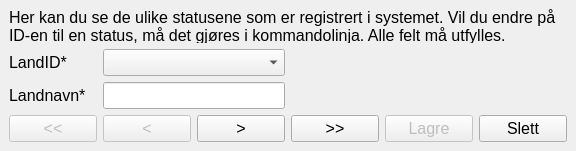
<?xml version="1.0" encoding="UTF-8"?>
<ui version="4.0">
 <class>ShowCountries</class>
 <widget class="QMainWindow" name="ShowCountries">
  <property name="geometry">
   <rect>
    <x>0</x>
    <y>0</y>
    <width>576</width>
    <height>151</height>
   </rect>
  </property>
  <property name="minimumSize">
   <size>
    <width>548</width>
    <height>151</height>
   </size>
  </property>
  <property name="font">
   <font>
    <family>Arial</family>
    <pointsize>12</pointsize>
   </font>
  </property>
  <property name="windowTitle">
   <string>Vis innlagte land</string>
  </property>
  <property name="windowIcon">
   <iconset>
    <normaloff>jobber.png</normaloff>jobber.png</iconset>
  </property>
  <widget class="QWidget" name="centralwidget">
   <layout class="QGridLayout" name="gridLayout">
    <item row="1" column="0">
     <widget class="QLabel" name="labelLandID">
      <property name="text">
       <string>LandID*</string>
      </property>
     </widget>
    </item>
    <item row="1" column="1" colspan="2">
     <widget class="QComboBox" name="comboBoxLandID"/>
    </item>
    <item row="2" column="0">
     <widget class="QLabel" name="labelCountryName">
      <property name="text">
       <string>Landnavn*</string>
      </property>
     </widget>
    </item>
    <item row="2" column="1" colspan="2">
     <widget class="QLineEdit" name="lineEditCountryName"/>
    </item>
    <item row="3" column="0">
     <widget class="QPushButton" name="btnFirst">
      <property name="enabled">
       <bool>false</bool>
      </property>
      <property name="text">
       <string>&lt;&lt;</string>
      </property>
     </widget>
    </item>
    <item row="3" column="1">
     <widget class="QPushButton" name="btnPrev">
      <property name="enabled">
       <bool>false</bool>
      </property>
      <property name="text">
       <string>&lt;</string>
      </property>
     </widget>
    </item>
    <item row="3" column="2">
     <widget class="QPushButton" name="btnNext">
      <property name="text">
       <string>&gt;</string>
      </property>
     </widget>
    </item>
    <item row="3" column="3">
     <widget class="QPushButton" name="btnLast">
      <property name="text">
       <string>&gt;&gt;</string>
      </property>
     </widget>
    </item>
    <item row="3" column="4">
     <widget class="QPushButton" name="btnSave">
      <property name="enabled">
       <bool>false</bool>
      </property>
      <property name="text">
       <string>Lagre</string>
      </property>
     </widget>
    </item>
    <item row="3" column="5">
     <widget class="QPushButton" name="btnDelete">
      <property name="text">
       <string>Slett</string>
      </property>
     </widget>
    </item>
    <item row="0" column="0" colspan="6">
     <widget class="QLabel" name="labelInfo">
      <property name="text">
       <string>Her kan du se de ulike statusene som er registrert i systemet. Vil du endre på ID-en til en status, må det gjøres i kommandolinja. Alle felt må utfylles.</string>
      </property>
      <property name="wordWrap">
       <bool>true</bool>
      </property>
     </widget>
    </item>
   </layout>
  </widget>
 </widget>
 <resources/>
 <connections/>
</ui>
